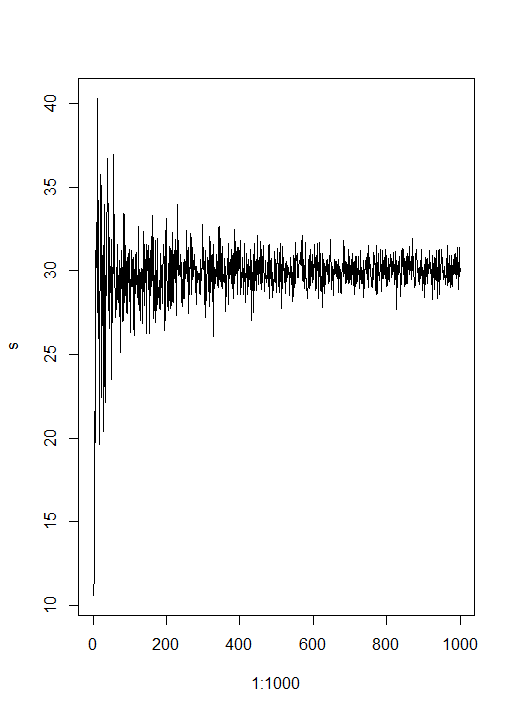

The R source for this figure:
s <- vector(mode = "numeric" , length = 1000)
for(i in 1:1000)
{
  normal <- rnorm(i,mean = 50 , sd = 30)
  average <- mean(normal)
  majmo <- 0
  for(j in 1:i)
  {
    majmo <- majmo + (normal[j] - average)^2
  }
  s[i] <- sqrt(majmo / (i-1))
}
plot(1:1000 , s , type = "l")
